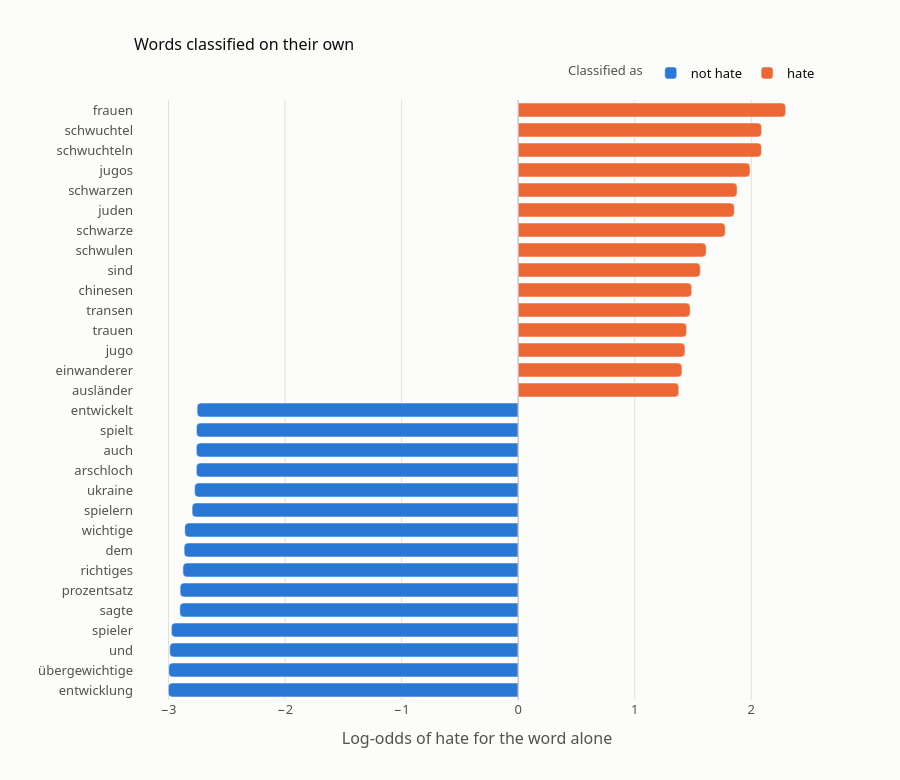

The cell this chart's notebook holds for it:
### Markdown cell above
### Most indicative words

Each word that occurs at least five times in training is classified on its own, and the bars show its log-odds of hate. The scores show what the model learned, not whether a word is hateful: a neutral identity term like *frauen* scores as hate because most training sentences containing it are labelled hate. Hover over a bar for those counts.

### Code cell
words = viz.frequent_words(df_train["text"])
viz.plot_word_scores(pd.Series(baseline.decision_function(words), index=words), df_train)

### Figure 1 — Plotly figure (JSON) as saved in the notebook; plotly's stock layout.template omitted (floating-point values rounded to 4 significant figures)
{"data": [{"customdata": [["not hate", 0.04734, 9, 0.0], ["not hate", 0.04749, 14, 0.07143], ["not hate", 0.04787, 2241, 0.39], ["not hate", 0.04854, 15, 0.06667], ["not hate", 0.052, 88, 0.2386], ["not hate", 0.05212, 5, 0.0], ["not hate", 0.05334, 5, 0.0], ["not hate", 0.05384, 426, 0.3451], ["not hate", 0.05414, 5, 0.4], ["not hate", 0.05744, 5, 0.0], ["not hate", 0.05863, 37, 0.1351], ["not hate", 0.05944, 12, 0.0], ["not hate", 0.05945, 454, 0.3722], ["not hate", 0.0595, 27, 0.3704], ["not hate", 0.05981, 5, 0.4]], "hovertemplate": "Log-odds of hate for the word alone=%{x:.2f}<br>=%{y}<br>P(hate)=%{customdata[1]:.1%}<br>Training sentences with the word=%{customdata[2]}<br>Of those, labelled hate=%{customdata[3]:.0%}<extra></extra>", "legendgroup": "not hate", "marker": {"color": "#2a78d6", "cornerradius": 4, "pattern": {"shape": ""}}, "name": "not hate", "orientation": "h", "showlegend": true, "textposition": "auto", "type": "bar", "x": [-3.002, -2.999, -2.99, -2.976, -2.903, -2.901, -2.876, -2.866, -2.86, -2.798, -2.776, -2.761, -2.761, -2.76, -2.755], "xaxis": "x", "y": ["entwicklung", "übergewichtige", "und", "spieler", "sagte", "prozentsatz", "richtiges", "dem", "wichtige", "spielern", "ukraine", "arschloch", "auch", "spielt", "entwickelt"], "yaxis": "y"}, {"customdata": [["hate", 0.7987, 95, 0.7053], ["hate", 0.803, 75, 0.7733], ["hate", 0.807, 17, 1.0], ["hate", 0.8092, 6, 0.8333], ["hate", 0.8139, 21, 0.9048], ["hate", 0.8159, 46, 0.7609], ["hate", 0.8267, 1346, 0.549], ["hate", 0.8339, 36, 0.6944], ["hate", 0.8553, 265, 0.6528], ["hate", 0.8646, 188, 0.5904], ["hate", 0.8674, 157, 0.7006], ["hate", 0.8797, 23, 0.913], ["hate", 0.8897, 20, 0.9], ["hate", 0.8898, 18, 1.0], ["hate", 0.9085, 558, 0.6201]], "hovertemplate": "Log-odds of hate for the word alone=%{x:.2f}<br>=%{y}<br>P(hate)=%{customdata[1]:.1%}<br>Training sentences with the word=%{customdata[2]}<br>Of those, labelled hate=%{customdata[3]:.0%}<extra></extra>", "legendgroup": "hate", "marker": {"color": "#eb6834", "cornerradius": 4, "pattern": {"shape": ""}}, "name": "hate", "orientation": "h", "showlegend": true, "textposition": "auto", "type": "bar", "x": [1.378, 1.405, 1.431, 1.445, 1.476, 1.489, 1.562, 1.613, 1.777, 1.854, 1.878, 1.99, 2.088, 2.089, 2.295], "xaxis": "x", "y": ["ausländer", "einwanderer", "jugo", "trauen", "transen", "chinesen", "sind", "schwulen", "schwarze", "juden", "schwarzen", "jugos", "schwuchteln", "schwuchtel", "frauen"], "yaxis": "y"}], "layout": {"barmode": "relative", "height": 780, "legend": {"title": {"text": "Classified as"}, "tracegroupgap": 0}, "shapes": [{"line": {"color": "#c3c2b7", "width": 1}, "type": "line", "x0": 0, "x1": 0, "xref": "x", "y0": 0, "y1": 1, "yref": "y domain"}], "title": {"text": "Words classified on their own"}, "xaxis": {"anchor": "y", "domain": [0.0, 1.0], "showgrid": true, "showline": false, "title": {"text": "Log-odds of hate for the word alone"}}, "yaxis": {"anchor": "x", "categoryarray": ["entwicklung", "übergewichtige", "und", "spieler", "sagte", "prozentsatz", "richtiges", "dem", "wichtige", "spielern", "ukraine", "arschloch", "auch", "spielt", "entwickelt", "ausländer", "einwanderer", "jugo", "trauen", "transen", "chinesen", "sind", "schwulen", "schwarze", "juden", "schwarzen", "jugos", "schwuchteln", "schwuchtel", "frauen"], "categoryorder": "array", "domain": [0.0, 1.0], "dtick": 1, "showgrid": false, "title": {"text": ""}}}}
